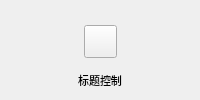
               <widget class="QWidget" name="widget_46" native="true">
                <layout class="QVBoxLayout" name="verticalLayout_31">
                 <property name="spacing">
                  <number>0</number>
                 </property>
                 <property name="leftMargin">
                  <number>0</number>
                 </property>
                 <property name="topMargin">
                  <number>0</number>
                 </property>
                 <property name="rightMargin">
                  <number>0</number>
                 </property>
                 <property name="bottomMargin">
                  <number>0</number>
                 </property>
                 <item>
                  <spacer name="verticalSpacer_31">
                   <property name="orientation">
                    <enum>Qt::Vertical</enum>
                   </property>
                   <property name="sizeHint" stdset="0">
                    <size>
                     <width>20</width>
                     <height>8</height>
                    </size>
                   </property>
                  </spacer>
                 </item>
                 <item>
                  <widget class="QWidget" name="widget_47" native="true">
                   <layout class="QVBoxLayout" name="verticalLayout_32">
                    <property name="spacing">
                     <number>0</number>
                    </property>
                    <property name="leftMargin">
                     <number>0</number>
                    </property>
                    <property name="topMargin">
                     <number>0</number>
                    </property>
                    <property name="rightMargin">
                     <number>0</number>
                    </property>
                    <property name="bottomMargin">
                     <number>0</number>
                    </property>
                    <item>
                     <widget class="QWidget" name="widget_48" native="true">
                      <property name="minimumSize">
                       <size>
                        <width>0</width>
                        <height>60</height>
                       </size>
                      </property>
                      <layout class="QHBoxLayout" name="horizontalLayout_16">
                       <property name="spacing">
                        <number>0</number>
                       </property>
                       <property name="leftMargin">
                        <number>0</number>
                       </property>
                       <property name="topMargin">
                        <number>0</number>
                       </property>
                       <property name="rightMargin">
                        <number>0</number>
                       </property>
                       <property name="bottomMargin">
                        <number>0</number>
                       </property>
                       <item>
                        <spacer name="horizontalSpacer_31">
                         <property name="orientation">
                          <enum>Qt::Horizontal</enum>
                         </property>
                         <property name="sizeHint" stdset="0">
                          <size>
                           <width>30</width>
                           <height>20</height>
                          </size>
                         </property>
                        </spacer>
                       </item>
                       <item>
                        <widget class="QPushButton" name="btn_14">
                         <property name="sizePolicy">
                          <sizepolicy hsizetype="Minimum" vsizetype="Minimum">
                           <horstretch>0</horstretch>
                           <verstretch>0</verstretch>
                          </sizepolicy>
                         </property>
                         <property name="minimumSize">
                          <size>
                           <width>33</width>
                           <height>33</height>
                          </size>
                         </property>
                         <property name="maximumSize">
                          <size>
                           <width>33</width>
                           <height>33</height>
                          </size>
                         </property>
                         <property name="focusPolicy">
                          <enum>Qt::TabFocus</enum>
                         </property>
                         <property name="styleSheet">
                          <string notr="true">border-image: url(:/new/prefix1/other/image/ScienceImage/StateCheck.png);</string>
                         </property>
                         <property name="text">
                          <string/>
                         </property>
                        </widget>
                       </item>
                       <item>
                        <spacer name="horizontalSpacer_32">
                         <property name="orientation">
                          <enum>Qt::Horizontal</enum>
                         </property>
                         <property name="sizeHint" stdset="0">
                          <size>
                           <width>30</width>
                           <height>20</height>
                          </size>
                         </property>
                        </spacer>
                       </item>
                      </layout>
                     </widget>
                    </item>
                    <item>
                     <widget class="DisMenuLabel" name="label_15">
                      <property name="maximumSize">
                       <size>
                        <width>16777215</width>
                        <height>30</height>
                       </size>
                      </property>
                      <property name="font">
                       <font>
                        <family>微软雅黑</family>
                        <pointsize>8</pointsize>
                       </font>
                      </property>
                      <property name="text">
                       <string>标题控制</string>
                      </property>
                      <property name="alignment">
                       <set>Qt::AlignCenter</set>
                      </property>
                     </widget>
                    </item>
                   </layout>
                  </widget>
                 </item>
                 <item>
                  <spacer name="verticalSpacer_32">
                   <property name="orientation">
                    <enum>Qt::Vertical</enum>
                   </property>
                   <property name="sizeHint" stdset="0">
                    <size>
                     <width>20</width>
                     <height>8</height>
                    </size>
                   </property>
                  </spacer>
                 </item>
                </layout>
               </widget>
